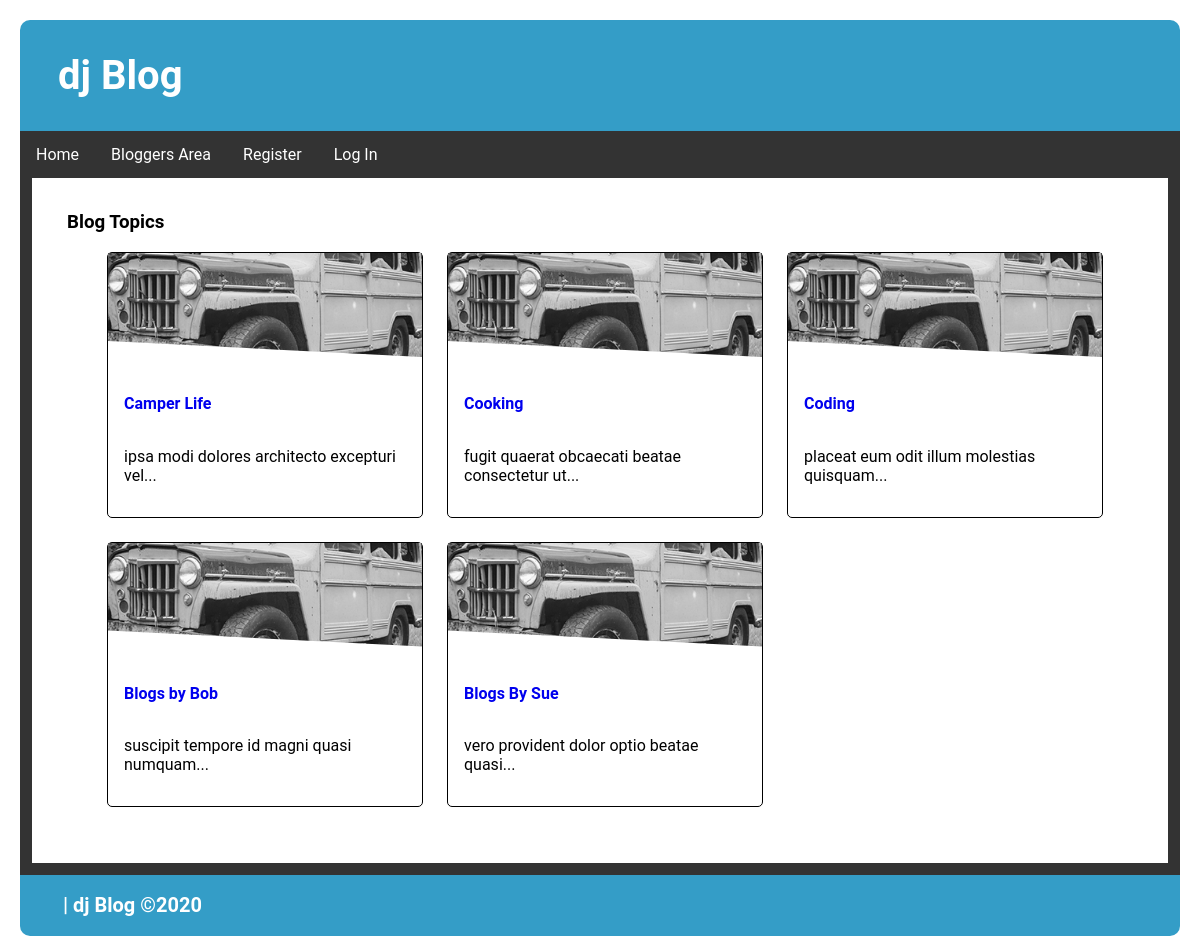
The page / on the database its author committed.
### blog_app/models.py (models this page shows)
class Topic(models.Model):
    text = models.CharField(max_length=255)
    date_added = models.DateTimeField(auto_now_add=True)
    owner = models.ForeignKey(User, on_delete=models.CASCADE)
    def __str__(self):
        return self.text

### blog_app/views.py (the view)
# urls.py: path('', views.index, name='index'),
def index(request):
    topics = Topic.objects.order_by('date_added')
    content = {"topics": topics}
    return render(request, 'blog_app/index.html', content)

### blog_app/templates/blog_app/index.html
{% extends 'blog_app/base.html' %}
{%load static %}
{% block content %}
<div>
    <h3>Blog Topics</h3>
</div>
<div class="cards">
    <ul>
        {% if request.user.is_authenticated.is_owner %}
            {% for topic in topics %}
                <li class="card">
                    <div class="img"><img src="{% static 'jeep.jpg' %}" alt=""></div>
                    <div class="text">
                        <h4><a href="{% url 'blog_app:topic' topic.id %}">{{ topic }}</a></h4>
                        <p>{% lorem 6 w random %}...</p>
                    </div>
                </li>
            {% empty %}
                <li class="card">No Blog Topics have been added yet.</li>
            {% endfor %}
        {% else %}
            {% for topic in topics %}
                <li class="card">
                    <div class="img"><img src="{% static 'jeep.jpg' %}" alt=""></div>
                    <div class="text">
                        <h4><a href="{% url 'blog_app:pub_topic' topic.id %}">{{ topic }}</a></h4>
                        <p>{% lorem 6 w random %}...</p>
                    </div>
                </li>
            {% empty %}
                <li class="card">No Blog Topics have been added yet.</li>
            {% endfor %}
        {% endif %}
    </ul>
</div>
{% endblock content %}

### blog_app/static/style.css (style rules this page uses)
body { margin: 20px 20px 10px; font-family: "Roboto", "Lucida Grande", Verdana, Arial, sans-serif; }
.cards > ul { list-style: none; }
.card + .card { margin-top: 1.5rem; }
.card { border: 1px solid; border-radius: 5px; display: flex; flex-direction: column; position: relative; }
.card .text { padding: 1rem; flex: 1 0 auto; display: flex; flex-direction: column; }
.card p { max-width: 65ch; }
.card .img { height: 6.5rem; clip-path: polygon(0 0, 100% 0, 100% 100%, 0 calc(100% - 1rem)); }
.card .img img { width: 100%; height: 100%; object-fit: cover; filter: grayscale(100%); }
.card a { text-decoration: none; }
.card a::after { content: ''; position: absolute; left: 0; top: 0; right: 0; bottom: 0; }
.card .text > * + * { margin-top: 0.75rem; }
.card .text > :last-child { margin-top: auto; padding-top: 0.75rem; }

### rows shown on the page
Topic: text "Camper Life", lorem "ipsa modi dolores architecto excepturi vel"
Topic: text "Cooking", lorem "fugit quaerat obcaecati beatae consectetur ut"
Topic: text "Coding", lorem "placeat eum odit illum molestias quisquam"
Topic: text "Blogs by Bob", lorem "suscipit tempore id magni quasi numquam"
Topic: text "Blogs By Sue", lorem "vero provident dolor optio beatae quasi"
